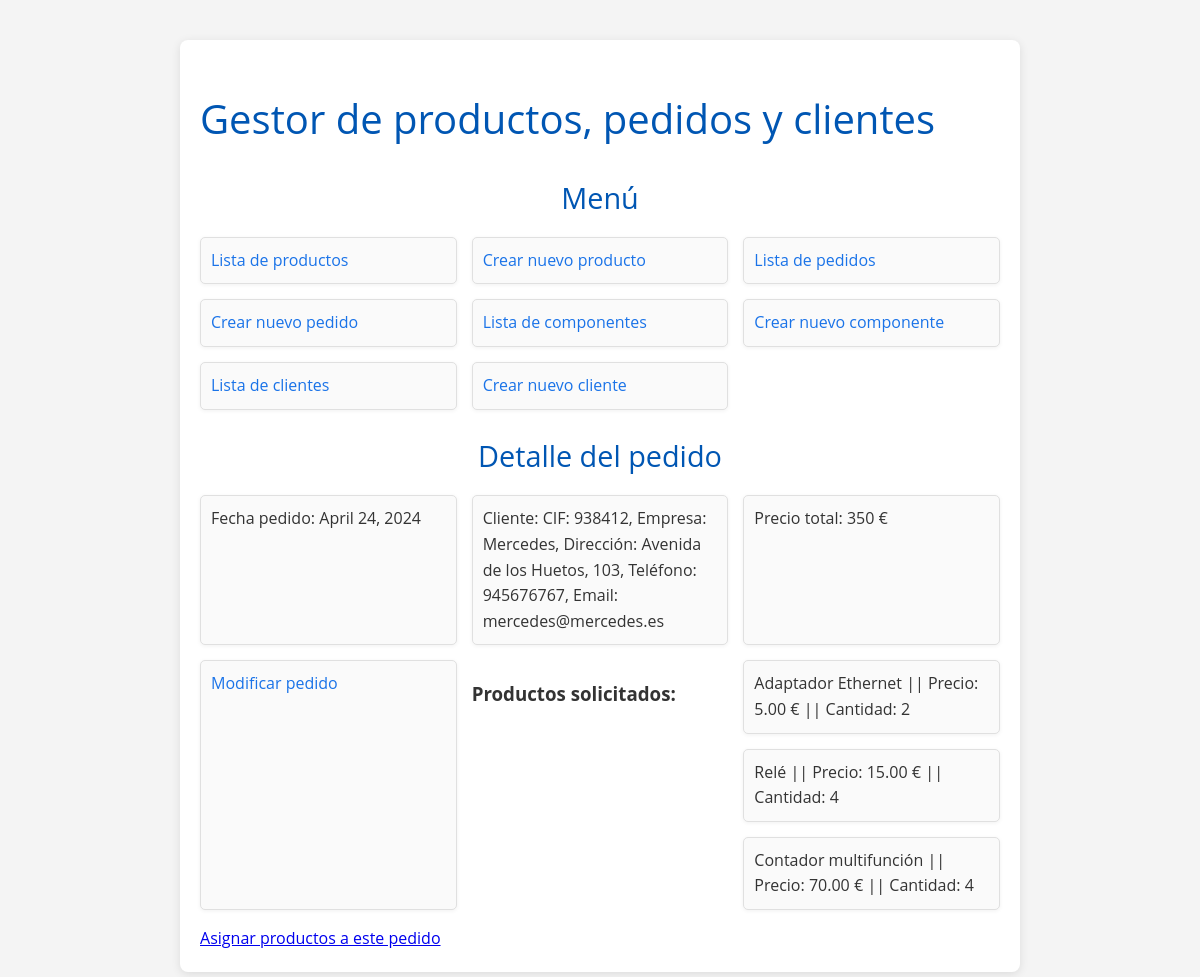
The page /appDjango/pedidos/26 on the database as committed earlier.
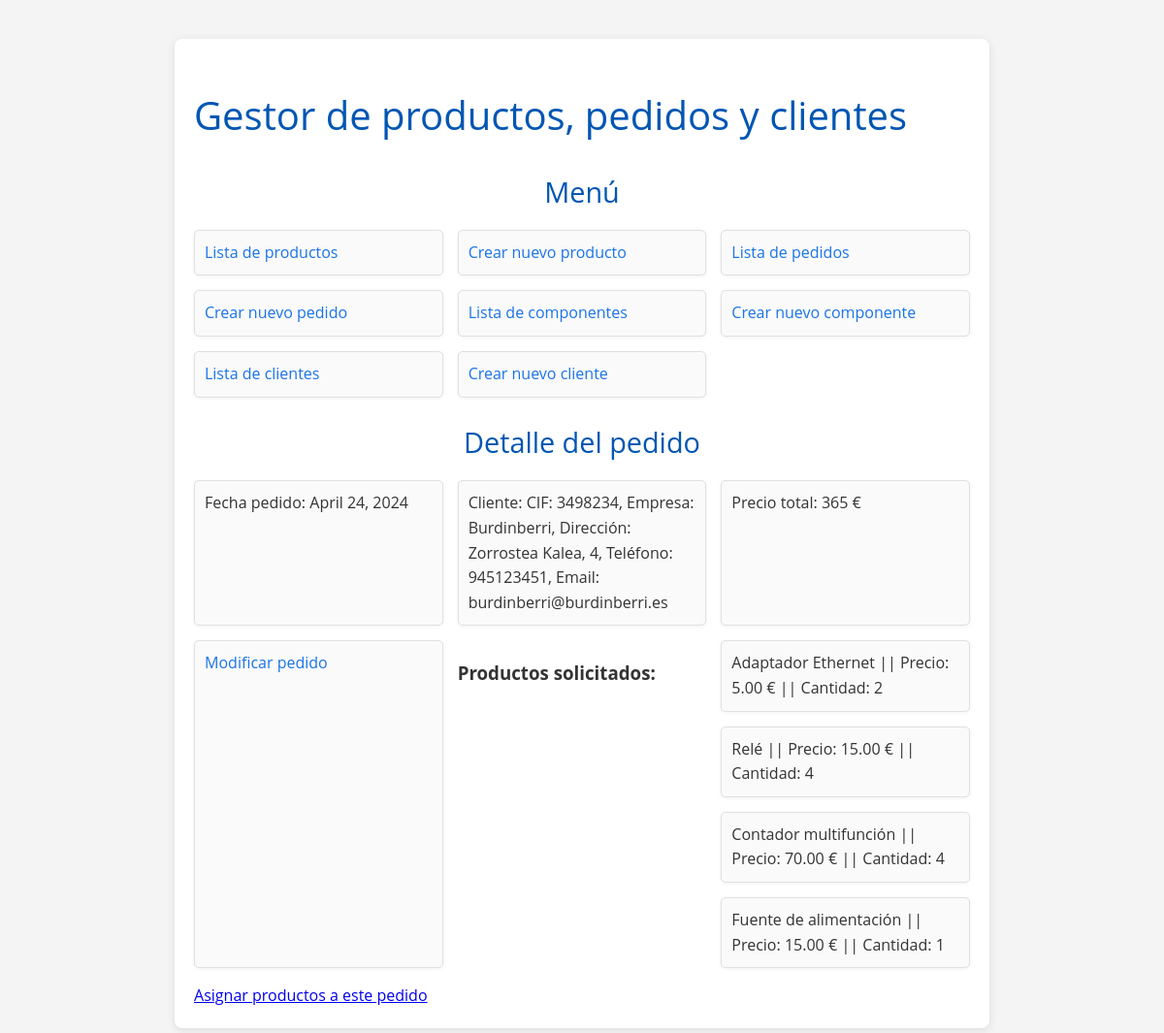
The same page on the database as committed later.
### appDjango/models.py (models this page shows, shortened)
class Pedido(models.Model):
    referencia_pedido = models.AutoField(primary_key=True)
    fecha_pedido = models.DateField()
    cif_cliente = models.ForeignKey(Cliente, on_delete=models.CASCADE)
    precio_total = models.DecimalField(max_digits=10, decimal_places=2, default=0.0)
    class Meta:
        verbose_name_plural = "Pedidos"
        verbose_name = "Pedido"
        ordering = ["fecha_pedido"]

class Cliente(models.Model):
    cif_cliente = models.CharField(max_length=100, primary_key=True)
    nombre_empresa_cliente = models.CharField(max_length=255)
    direccion_cliente = models.CharField(max_length=255)
    telefono_cliente = models.IntegerField()
    email_cliente = models.EmailField()
    def __str__(self):
        return (f"CIF: {self.cif_cliente}, Empresa: {self.nombre_empresa_cliente}, Dirección: {self.direccion_cliente},"
                f" Teléfono: {self.telefono_cliente}, Email: {self.email_cliente}")
    class Meta:
        verbose_name_plural = "Clientes"
        verbose_name = "Cliente"
        ordering = ["cif_cliente"]

class Contenidopedido(models.Model):
    referencia_pedido = models.ForeignKey(Pedido, on_delete=models.CASCADE)
    referencia_producto = models.ForeignKey(Producto, on_delete=models.CASCADE)
    cantidad_producto = models.IntegerField()
    class Meta:
        ordering = ["referencia_pedido"]

class Producto(models.Model):
    referencia_producto = models.AutoField(primary_key=True)
    nombre_producto = models.CharField(max_length=255)
    precio_producto = models.DecimalField(max_digits=10, decimal_places=2)
    descripcion_producto = models.TextField()
    categoria_producto = models.CharField(max_length=100)
    class Meta:
        verbose_name_plural = "Productos"
        verbose_name = "Producto"
        ordering = ["nombre_producto"]

### appDjango/views.py (the view)
# urls.py: path('pedidos/<int:pk>', PedidoDetailView.as_view(), name='pedidos_show'),
class PedidoDetailView(DetailView):
    model = Pedido
    def get_context_data(self, **kwargs):
        context = super().get_context_data(**kwargs)
        pedido = self.object
        precio_total = pedido.contenidopedido_set.annotate(
            precio_total_producto=F('referencia_producto__precio_producto') * F('cantidad_producto')
        ).aggregate(total=Sum('precio_total_producto'))['total']
        pedido.precio_total = precio_total or 0  # si no hay productos asociados precio total=0
        pedido.save()
        return context

### templates/appDjango/pedido_detail.html
{% extends 'base.html' %}
{% block contenido %}
    <h2>Detalle del pedido</h2>
    {% if object %}
        <ul>
            <li>Fecha pedido: {{ object.fecha_pedido }}</li>
            <li>Cliente: {{ object.cif_cliente }}</li>
            <li>Precio total: {{ object.precio_total }} €</li>
            <li><a href="{% url 'pedido_update' object.pk %}">Modificar pedido</a></li>
            <h3>Productos solicitados:</h3>
            <ul>
                {% for producto_pedido in object.contenidopedido_set.all %}
                    <li>{{ producto_pedido.referencia_producto.nombre_producto }} || Precio:
                        {{ producto_pedido.referencia_producto.precio_producto }} € || Cantidad:
                        {{ producto_pedido.cantidad_producto }}</li>
                {% endfor %}
            </ul>
        </ul>
        <a href="{% url 'asignar_productos_pedido' pk_pedido=pedido.pk %}">Asignar productos a este pedido</a>
    {% else %}
        <p>No existe este pedido.</p>
    {% endif %}
{% endblock %}

Rows that differ between the two databases and show on the page:
changed Pedido: cif_cliente "CIF: 938412, Empresa: Mercedes, Dirección: Avenida de los Huetos, 103, Teléfono: 945676767, Email: mercedes@mercedes.es" → "CIF: 3498234, Empresa: Burdinberri, Dirección: Zorrostea Kalea, 4, Teléfono: 945123451, Email: burdinberri@burdinberri.es"; precio_total "350" → "365"
added Contenidopedido: referencia_producto.nombre_producto "Fuente de alimentación", referencia_producto.precio_producto "15.00", cantidad_producto "1"
